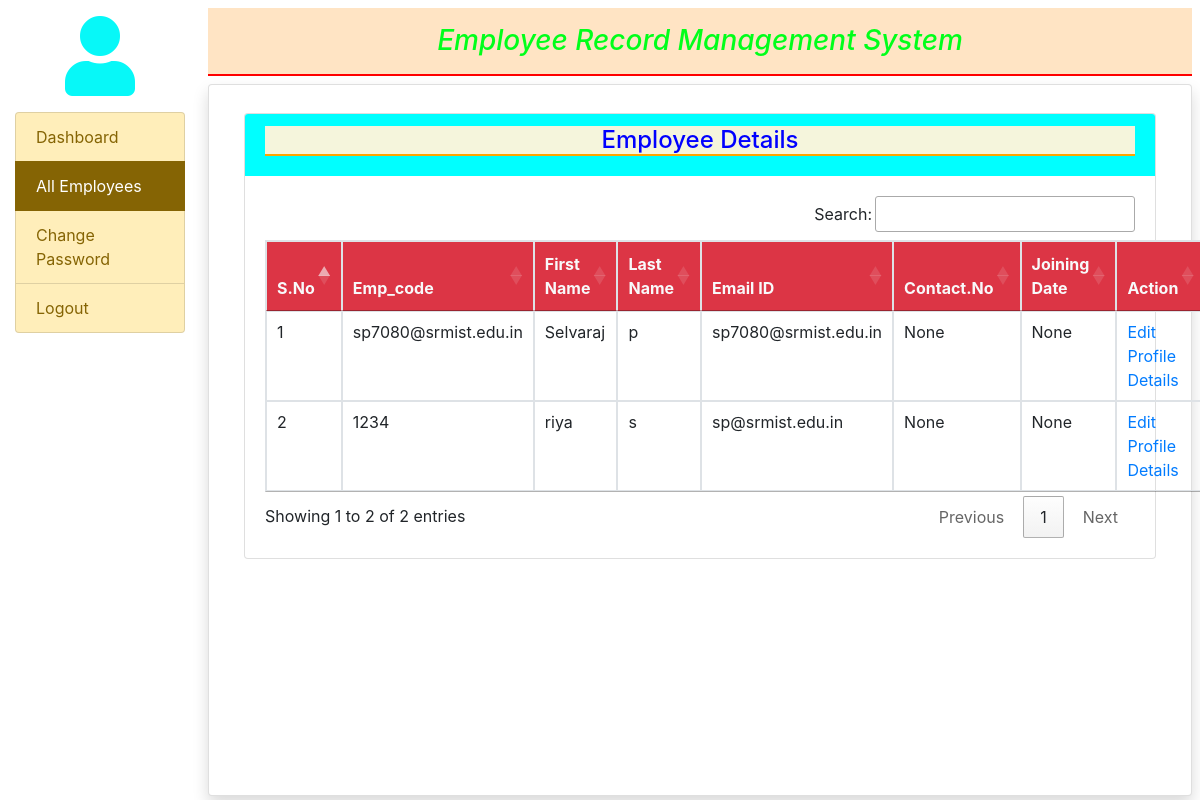
/all_employees/ (signed in), run on an earlier commit of the app's database.
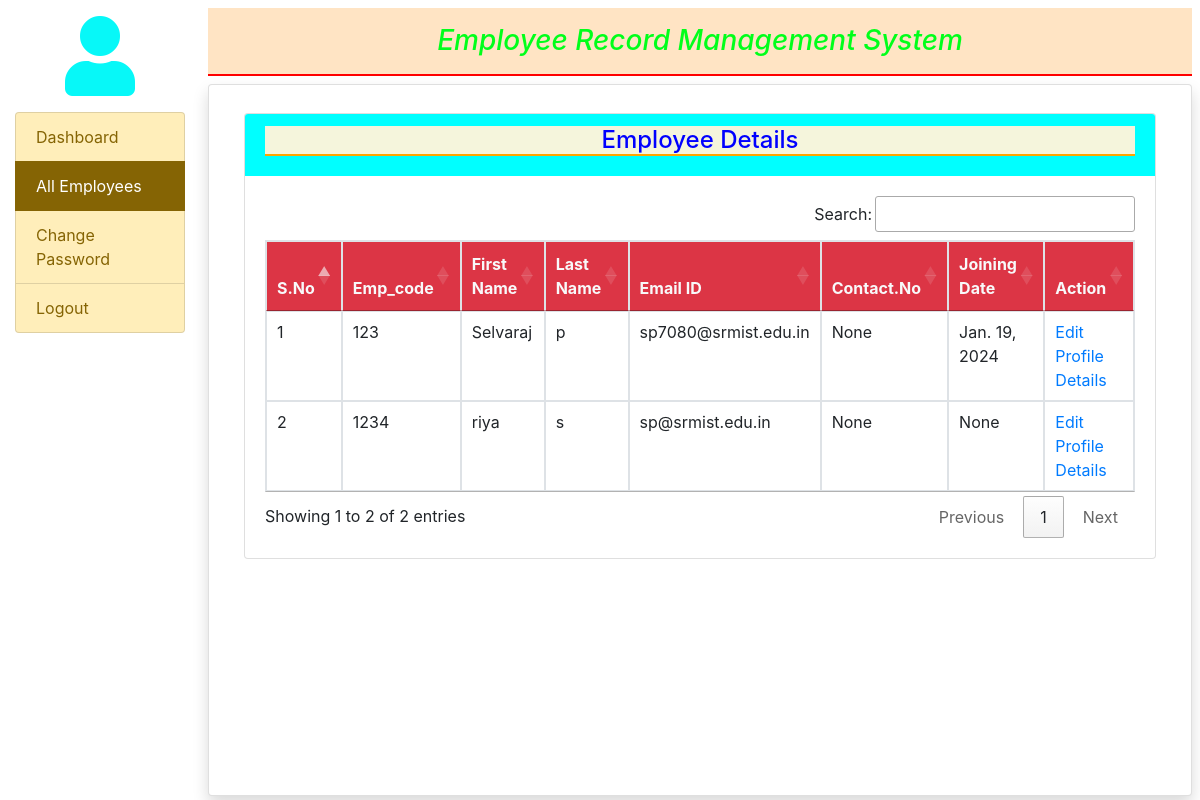
And on a later commit of the database.
### employee/models.py (models this page shows, shortened)
class EmployeeDetail(models.Model):
        user = models.ForeignKey(User ,on_delete=models.CASCADE) #we will store all the information about the userrs like first name last name and emailid in the user model..
        empcode =models.CharField(max_length=50) #null = true means its not important if u leave the table blank also it wont care
        empdept =models.CharField(max_length=100,null=True)
        designation =models.CharField(max_length=100,null=True)
        contact =models.CharField(max_length=15,null=True)
        gender =models.CharField(max_length=50,null=True)
        joiningdate =models.DateField(null=True)  #for date we use date field and wee dont need to assaign the size for it

### employee/views.py (the view)
# urls.py: path('all_employees/',all_employees,name="all_employees")
def all_employees(request):
    user=request.user
    if not request.user.is_authenticated:
        return redirect('admin_login')
    employee=EmployeeDetail.objects.all()
    return render(request,'all_employees.html',locals())

### employee/templates/all_employees.html (shortened to what this page needs)
{% extends 'admin_base.html' %}
{% block main %}
{% load static %}
<!DOCTYPE html>
<html lang="en">
<head>
    <link rel="stylesheet" href="https://stackpath.bootstrapcdn.com/bootstrap/4.5.2/css/bootstrap.min.css">
    <link rel="stylesheet" href="{% static 'css/mystyle.css' %}">
</head>
<body>
<div class="container mt-2">
    <div class="row justify-content-center">
        <div class="col-md-12">
            <div class="card">
                <div class="card-header">
                    <h4 class="text-center">Employee Details</h4>
                </div>
                <div class="card-body">
                    <table class="table table-bordered table-hover" id="example">
                        <thead class="text-light bg-danger">
                            <tr>
                                <th>S.No</th>
                                <th>Emp_code</th>
                                <th>First Name</th>
                                <th>Last Name</th>
                                <th>Email ID</th>
                                <th>Contact.No</th>
                                <th>Joining Date</th>
                                <th>Action</th>
                            </tr>
                        </thead>
                        <tbody>
                            {% for i in employee %}
                            <tr>
                                <td>{{ forloop.counter }}</td>
                                <td>{{ i.empcode }}</td>
                                <td>{{ i.user.first_name }}</td>
                                <td>{{ i.user.last_name }}</td>
                                <td>{{ i.user.username }}</td>
                                <td>{{ i.contact }}</td>
                                <td>{{ i.joiningdate  }}</td>
                                <td><a href="{% url 'profile' i.usernmae  %}" class="text-primary">Edit Profile Details</a>
                                </td>
                            </tr>
                            {% endfor %}
                        </tbody>
                    </table>
                </div>
            </div>
        </div>
    </div>
</div>
</body>
</html>
{% endblock %}

What changed in the data, as far as the page shows it:
changed EmployeeDetail "Selvaraj": empcode "sp7080@srmist.edu.in" → "123"; joiningdate "None" → "Jan. 19, 2024"
